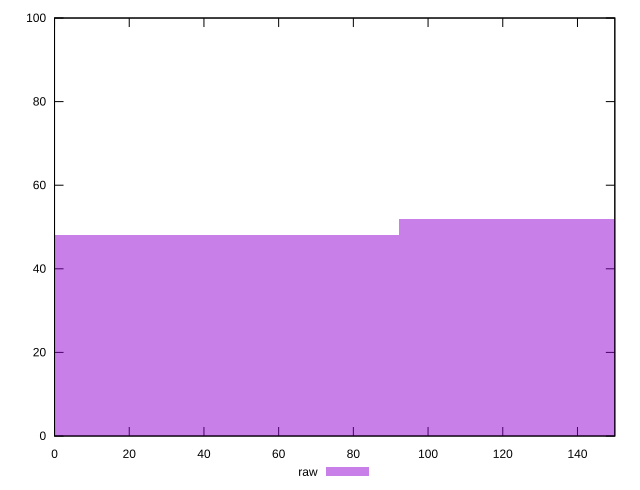

This chart was generated by the following gnuplot code:
reset

$raw <<EOF
184.38010741794645 52
0 48
EOF

set key outside below
set boxwidth 184.38010741794645
set xrange [0:150]
set yrange [0:100]
set trange [0:100]
set style fill transparent solid 0.5 noborder
set terminal svg size 640, 490 enhanced background rgb 'white'
set output "reports/report_00030_2021-02-24T20-42-31.540Z/unminified-javascript/samples/astro/raw/histogram.svg"

plot $raw title "raw" with boxes

reset
